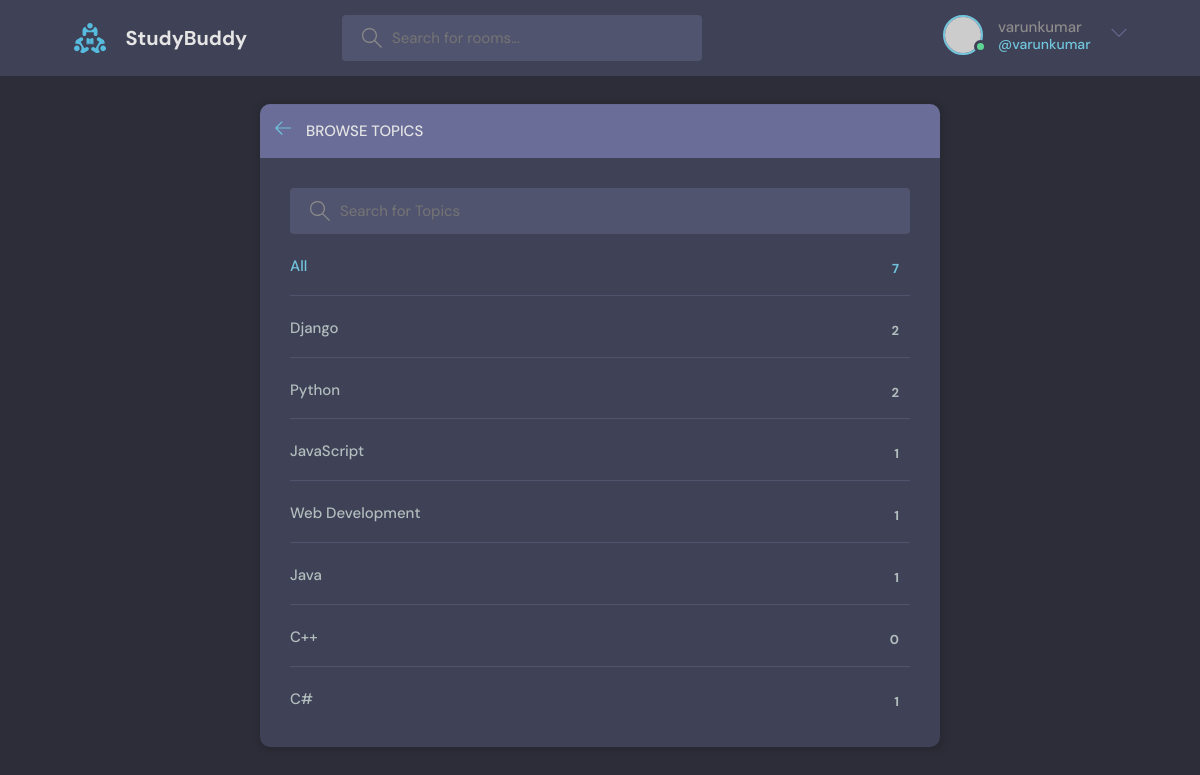
The app's page /topics/ (signed in) with its own data.
### base/models.py (models this page shows, shortened)
class Topic(models.Model):
    name = models.CharField(max_length=200)

### base/views.py (the view)
# urls.py: path('topics/',views.topicsPage,name='topics'),
def topicsPage(request):
    q=request.GET.get('q') if request.GET.get('q')!=None else ''
    topics=Topic.objects.filter(name__icontains=q)
    context={'topics':topics}
    return render(request,'base/topics.html',context)

### base/templates/base/topics.html (shortened to what this page needs)
{% extends 'main.html' %}
{% block content%}
    <main class="create-room layout">
      <div class="container">
        <div class="layout__box">
          <div class="layout__boxHeader">
            <div class="layout__boxTitle">
              <a href="{% url 'home' %}">
                <svg version="1.1" xmlns="http://www.w3.org/2000/svg" width="32" height="32" viewBox="0 0 32 32">
                  <title>arrow-left</title>
                  <path
                    d="M13.723 2.286l-13.723 13.714 13.719 13.714 1.616-1.611-10.96-10.96h27.625v-2.286h-27.625l10.965-10.965-1.616-1.607z"
                  ></path>
                </svg>
              </a>
              <h3>Browse Topics</h3>
            </div>
          </div>
          <div class="topics-page layout__body">
            <form class="header__search" method="get" action="{% url 'topics' %}">
              <label>
                <input name="q" placeholder="Search for Topics" />
              </label>
            </form>
            <ul class="topics__list">
              <li>
                <a href="{% url 'topics' %}" class="active">All <span>{{topics.count}}</span></a>
              </li>
              {% for topic in topics %}
              <li>
                <a href="{% url 'home' %}?q={{topic.name}}">{{topic.name}}<span>{{topic.room_set.all.count}}</span></a>
              </li>
              {% endfor %}
            </ul>
          </div>
        </div>
      </div>
    </main>
 {% endblock content%}

### templates/navbar.html (shortened to what this page needs)
{% load static %}
<header class="header header--loggedIn">
    <div class="container">
      <a href="{% url 'home' %}" class="header__logo">
        <img src="{%  static 'images/logo_1.svg' %}" />
        <h1>StudyBuddy</h1>
      </a>
      <form class="header__search" method="get" action="{% url 'home' %}">
        <label>
          <input type="text" name="q" placeholder="Search for rooms..." />
        </label>
      </form>
      <nav class="header__menu">
        {% if request.user.is_authenticated %}
        <div class="header__user">
          <a href="{% url 'profile' request.user.id %}">
            <div class="avatar avatar--medium active">
              <img src="https://randomuser.me/api/portraits/men/37.jpg" />
            </div>
            <p>{{request.user.username}}<span>@{{request.user.username}}</span></p>
          </a>
          <button class="dropdown-button">
            <svg version="1.1" xmlns="http://www.w3.org/2000/svg" width="32" height="32" viewBox="0 0 32 32">
              <title>chevron-down</title>
              <path d="M16 21l-13-13h-3l16 16 16-16h-3l-13 13z"></path>
            </svg>
          </button>
        </div>
        {% else %}
        <a href="{% url 'login' %}">
          <img src="{%  static 'images/avatar.svg' %}" />
          <p>Login</p>
        </a>
        {% endif %}
      </nav>
    </div>
  </header>

### static/styles/style.css (style rules this page uses)
:root { --color-main: #71c6dd; --color-main-light: #e1f6fb; --color-dark: #3f4156; --color-dark-medium: #51546e; --color-dark-light: #696d97; --color-light: #e5e5e5; --color-gray: #8b8b8b; --color-light-gray: #b2bdbd; --color-bg: #2d2d39; --color-success: #5dd693; --color-error: #fc4b0b; }
* { font-family: "DM Sans", -apple-system, BlinkMacSystemFont, "Segoe UI", Roboto, Oxygen, Ubuntu, Cantarell, "Open Sans", "Helvetica Neue", sans-serif; margin: 0; padding: 0; box-sizing: border-box; text-rendering: optimizeLegibility; font-size: inherit; }
html { font-size: 56.25%; }
@media only screen and (min-width: 1200px) { html { font-size: 62.5%; } }
body { line-height: 1.6; font-weight: 400; font-size: 1.5rem; color: var(--color-light-gray); background-color: var(--color-bg); min-height: 100vh; }
img { width: 100%; }
a { display: inline-block; color: var(--color-main); text-decoration: none; }
.container { max-width: 120rem; width: 90%; margin: auto; }
.avatar { position: relative; display: inline-block; border-radius: 50%; border: 2px solid var(--color-main); }
.avatar img { display: block; border-radius: 50%; object-fit: cover; object-position: center; }
.avatar::after { content: ""; display: block; position: absolute; background-color: var(--color-gray); z-index: 111; border-radius: 50%; border: 0.3rem solid var(--color-dark); }
.avatar.active::after { background-color: var(--color-success); }
.avatar.avatar--medium img { width: 3.6rem; height: 3.6rem; border-radius: 50%; }
.avatar.avatar--medium:after { width: 0.7rem; height: 0.7rem; bottom: 0px; right: -6px; }
.header { padding: 1.5rem; background-color: var(--color-dark); }
.header > .container { display: flex; gap: 9.5rem; }
.header__logo, .header__user { display: flex; gap: 2rem; align-items: center; }
.header__logo > img { height: 3.2rem; width: 3.2rem; }
.header__logo > h1 { font-weight: 700; font-size: 2rem; color: var(--color-light); }
.header__search > label { background-color: var(--color-dark-medium); padding: 1.3rem 1rem; display: flex; align-items: center; gap: 1rem; border-radius: 4px; }
.header__search svg { fill: var(--color-gray); width: 2rem; height: 2rem; margin-left: 1rem; }
.header__search input { width: 30rem; background: transparent; border: none; outline: none; color: var(--color-light); }
.header__menu { margin-left: auto; position: relative; }
.header__menu a { display: flex; gap: 1.5rem; align-items: center; font-weight: 500; text-decoration: none; color: var(--color-gray); }
.header__menu img { height: 3.6rem; }
.header__menu p { line-height: 1.2; }
.header__menu span { color: var(--color-main); font-weight: 500; font-size: 1.4rem; display: block; }
.header__menu svg { width: 1.6rem; height: 1.6rem; fill: var(--color-dark-light); }
.dropdown-button { background: transparent; border: 0; outline: 0; cursor: pointer; }
.layout { margin-top: 2.4rem; }
.layout > .container { display: flex; justify-content: space-between; align-items: flex-start; }
.layout__box { width: 90%; max-width: 48rem; min-height: 40rem; position: absolute; top: 50%; left: 50%; transform: translate(-50%, -46%); background-color: var(--color-dark); border-radius: 1rem; box-shadow: 1px 1px 6px 3px rgba(0, 0, 0, 0.1); overflow: hidden; }
.layout__boxHeader { display: flex; padding: 1.5rem; background-color: var(--color-dark-light); }
.layout__boxTitle { display: flex; gap: 1.5rem; align-items: center; }
.layout__boxTitle h3 { text-transform: uppercase; font-weight: 500; color: var(--color-light); }
.layout__boxTitle svg { width: 1.6rem; height: 1.6rem; fill: var(--color-main); }
.layout__body { margin: 3rem; }
.topics__list { list-style: none; }
.topics__list li a { display: flex; justify-content: space-between; margin-bottom: 3rem; font-weight: 500; color: var(--color-light-gray); transition: all 0.3s ease-in-out; }
.topics__list li a.active, .topics__list li a:hover { color: var(--color-main); }
.topics__list li a span { padding: 0.5rem 1rem; background-color: var(--color-dark); border-radius: 3px; font-size: 1.3rem; font-weight: 700; letter-spacing: 1px; }
.topics-page .topics__list li:not(:last-child) a { margin: 2rem 0; padding-bottom: 1rem; text-decoration: none; border-bottom: 1px solid var(--color-dark-medium); }
.topics-page .header__search { display: block; }
.create-room.layout .layout__box { max-width: 68rem; }

### records on screen
Topic: name "Django", room_set.all.count "2"
Topic: name "Python", room_set.all.count "2"
Topic: name "JavaScript", room_set.all.count "1"
Topic: name "Web Development", room_set.all.count "1"
Topic: name "Java", room_set.all.count "1"
Topic: name "C++", room_set.all.count "0"
Topic: name "C#", room_set.all.count "1"

### other values on screen
{{ request.user.username }} "varunkumar"
{{ topics.count }} "7"
